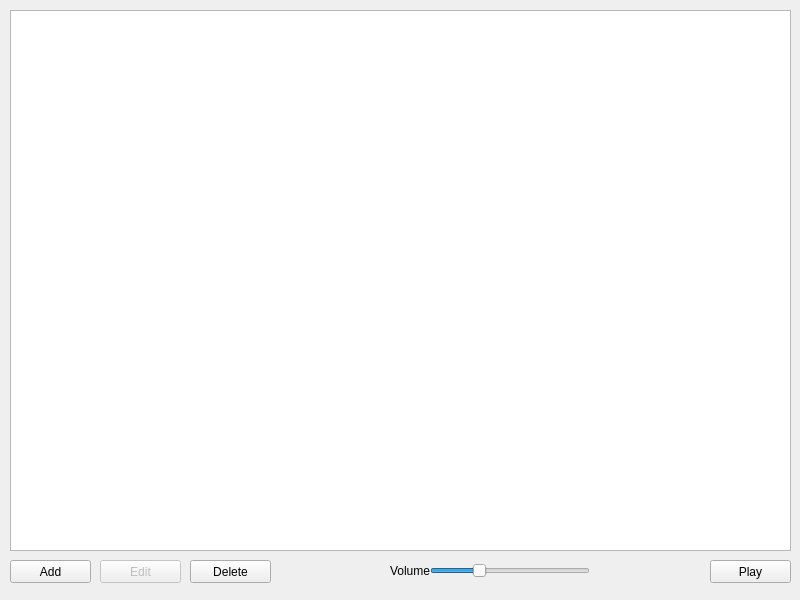
<?xml version="1.0" encoding="UTF-8"?>
<ui version="4.0">
 <class>MainWindow</class>
 <widget class="QMainWindow" name="MainWindow">
  <property name="geometry">
   <rect>
    <x>0</x>
    <y>0</y>
    <width>800</width>
    <height>600</height>
   </rect>
  </property>
  <property name="acceptDrops">
   <bool>true</bool>
  </property>
  <property name="windowTitle">
   <string>MainWindow</string>
  </property>
  <widget class="QWidget" name="centralwidget">
   <widget class="QListWidget" name="trackList">
    <property name="geometry">
     <rect>
      <x>10</x>
      <y>10</y>
      <width>781</width>
      <height>541</height>
     </rect>
    </property>
    <property name="font">
     <font>
      <pointsize>10</pointsize>
     </font>
    </property>
   </widget>
   <widget class="QPushButton" name="btnPlay">
    <property name="geometry">
     <rect>
      <x>710</x>
      <y>560</y>
      <width>81</width>
      <height>23</height>
     </rect>
    </property>
    <property name="text">
     <string>Play</string>
    </property>
   </widget>
   <widget class="QPushButton" name="btnAdd">
    <property name="geometry">
     <rect>
      <x>10</x>
      <y>560</y>
      <width>81</width>
      <height>23</height>
     </rect>
    </property>
    <property name="text">
     <string>Add</string>
    </property>
   </widget>
   <widget class="QPushButton" name="btnDelete">
    <property name="geometry">
     <rect>
      <x>190</x>
      <y>560</y>
      <width>81</width>
      <height>23</height>
     </rect>
    </property>
    <property name="text">
     <string>Delete</string>
    </property>
   </widget>
   <widget class="QPushButton" name="btnEdit">
    <property name="enabled">
     <bool>false</bool>
    </property>
    <property name="geometry">
     <rect>
      <x>100</x>
      <y>560</y>
      <width>81</width>
      <height>23</height>
     </rect>
    </property>
    <property name="text">
     <string>Edit</string>
    </property>
    <property name="checkable">
     <bool>false</bool>
    </property>
    <property name="flat">
     <bool>false</bool>
    </property>
   </widget>
   <widget class="QSlider" name="sliderVolume">
    <property name="geometry">
     <rect>
      <x>430</x>
      <y>560</y>
      <width>160</width>
      <height>21</height>
     </rect>
    </property>
    <property name="minimum">
     <number>1</number>
    </property>
    <property name="maximum">
     <number>100</number>
    </property>
    <property name="value">
     <number>30</number>
    </property>
    <property name="orientation">
     <enum>Qt::Horizontal</enum>
    </property>
   </widget>
   <widget class="QLabel" name="label">
    <property name="geometry">
     <rect>
      <x>390</x>
      <y>560</y>
      <width>47</width>
      <height>21</height>
     </rect>
    </property>
    <property name="text">
     <string>Volume</string>
    </property>
   </widget>
  </widget>
 </widget>
 <resources/>
 <connections/>
</ui>
